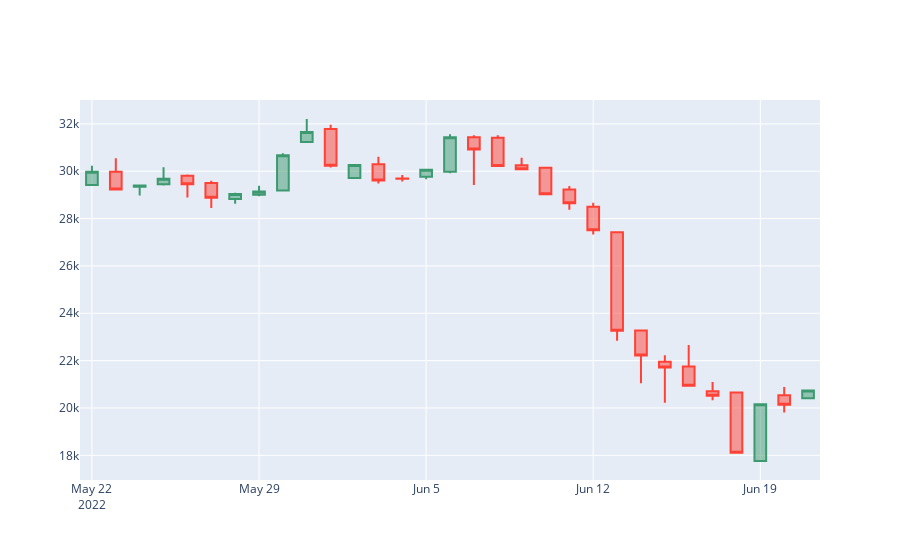

The notebook cell this image was saved under:
### Markdown cell above
Finally we are now ready to use plotly to create our Candlestick Chart.

### Code cell
fig = go.Figure(data=[go.Candlestick(x=candlestick_data['date'],
                open=candlestick_data['Price']['first'], 
                high=candlestick_data['Price']['max'],
                low=candlestick_data['Price']['min'], 
                close=candlestick_data['Price']['last'])
                ])

fig.update_layout(xaxis_rangeslider_visible=False)

fig.show()
